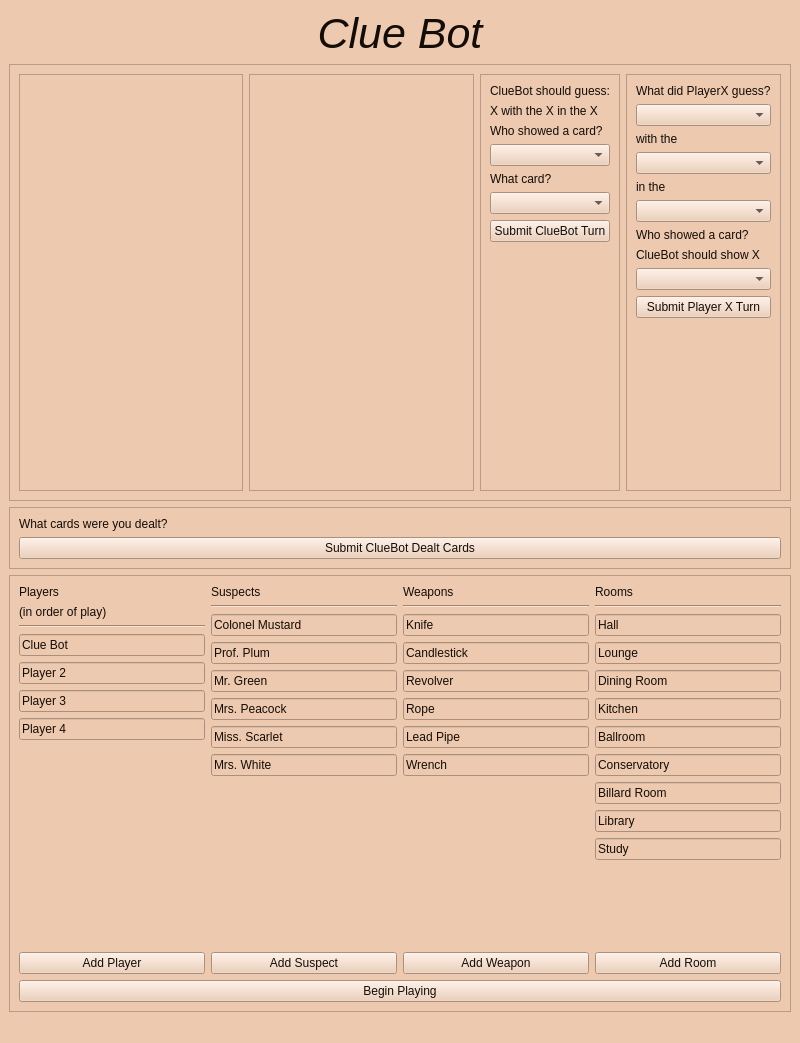
<?xml version="1.0" encoding="UTF-8"?>
<ui version="4.0">
 <class>MainWindow</class>
 <widget class="QMainWindow" name="MainWindow">
  <property name="geometry">
   <rect>
    <x>0</x>
    <y>0</y>
    <width>800</width>
    <height>1043</height>
   </rect>
  </property>
  <property name="windowTitle">
   <string>MainWindow</string>
  </property>
  <property name="styleSheet">
   <string notr="true">background-color: #EDC9AF; /* manilla */
color: #140D07; /* dark brown */</string>
  </property>
  <widget class="QWidget" name="centralwidget">
   <layout class="QVBoxLayout" name="verticalLayout">
    <item>
     <widget class="QLabel" name="titleLbl">
      <property name="maximumSize">
       <size>
        <width>16777215</width>
        <height>50</height>
       </size>
      </property>
      <property name="font">
       <font>
        <family>Tahoma</family>
        <pointsize>32</pointsize>
        <italic>true</italic>
       </font>
      </property>
      <property name="styleSheet">
       <string notr="true"/>
      </property>
      <property name="text">
       <string>Clue Bot</string>
      </property>
      <property name="alignment">
       <set>Qt::AlignCenter</set>
      </property>
     </widget>
    </item>
    <item>
     <widget class="QFrame" name="gamePlayFrame">
      <property name="frameShape">
       <enum>QFrame::StyledPanel</enum>
      </property>
      <property name="frameShadow">
       <enum>QFrame::Raised</enum>
      </property>
      <layout class="QHBoxLayout" name="horizontalLayout">
       <item>
        <widget class="QTableWidget" name="guessCardTable"/>
       </item>
       <item>
        <widget class="QTableWidget" name="previousGuessTable">
         <property name="maximumSize">
          <size>
           <width>16777215</width>
           <height>16777215</height>
          </size>
         </property>
         <property name="font">
          <font>
           <pointsize>10</pointsize>
          </font>
         </property>
        </widget>
       </item>
       <item>
        <widget class="QFrame" name="cluebotPlayFrame">
         <property name="frameShape">
          <enum>QFrame::StyledPanel</enum>
         </property>
         <property name="frameShadow">
          <enum>QFrame::Raised</enum>
         </property>
         <layout class="QVBoxLayout" name="verticalLayout_4">
          <item>
           <widget class="QLabel" name="label_10">
            <property name="text">
             <string>ClueBot should guess:</string>
            </property>
           </widget>
          </item>
          <item>
           <widget class="QLabel" name="label_11">
            <property name="text">
             <string>X with the X in the X</string>
            </property>
           </widget>
          </item>
          <item>
           <widget class="QLabel" name="label_12">
            <property name="text">
             <string>Who showed a card?</string>
            </property>
           </widget>
          </item>
          <item>
           <widget class="QComboBox" name="whoShowedClueBotCmbBox">
            <property name="styleSheet">
             <string notr="true">QComboBox::item:selected { background-color: #FFC69D; }</string>
            </property>
           </widget>
          </item>
          <item>
           <widget class="QLabel" name="label_13">
            <property name="text">
             <string>What card?</string>
            </property>
           </widget>
          </item>
          <item>
           <widget class="QComboBox" name="playerToClueBotCardCmbBox">
            <property name="styleSheet">
             <string notr="true">QComboBox::item:selected { background-color: #FFC69D; }</string>
            </property>
           </widget>
          </item>
          <item>
           <widget class="QPushButton" name="submitClueBotTurnBtn">
            <property name="text">
             <string>Submit ClueBot Turn</string>
            </property>
           </widget>
          </item>
          <item>
           <spacer name="verticalSpacer">
            <property name="orientation">
             <enum>Qt::Vertical</enum>
            </property>
            <property name="sizeHint" stdset="0">
             <size>
              <width>20</width>
              <height>40</height>
             </size>
            </property>
           </spacer>
          </item>
         </layout>
        </widget>
       </item>
       <item>
        <widget class="QFrame" name="otherPlayerPlayFrame">
         <property name="frameShape">
          <enum>QFrame::StyledPanel</enum>
         </property>
         <property name="frameShadow">
          <enum>QFrame::Raised</enum>
         </property>
         <layout class="QVBoxLayout" name="verticalLayout_3">
          <item>
           <widget class="QLabel" name="label">
            <property name="text">
             <string>What did PlayerX guess?</string>
            </property>
           </widget>
          </item>
          <item>
           <widget class="QComboBox" name="playerGuessSuspectCmbBox">
            <property name="styleSheet">
             <string notr="true">QComboBox::item:selected { background-color: #FFC69D; }</string>
            </property>
           </widget>
          </item>
          <item>
           <widget class="QLabel" name="label_6">
            <property name="text">
             <string>with the</string>
            </property>
           </widget>
          </item>
          <item>
           <widget class="QComboBox" name="playerGuessWeaponCmbBox">
            <property name="styleSheet">
             <string notr="true">QComboBox::item:selected { background-color: #FFC69D; }</string>
            </property>
           </widget>
          </item>
          <item>
           <widget class="QLabel" name="label_7">
            <property name="text">
             <string>in the</string>
            </property>
           </widget>
          </item>
          <item>
           <widget class="QComboBox" name="playerGuessRoomCmbBox">
            <property name="styleSheet">
             <string notr="true">QComboBox::item:selected { background-color: #FFC69D; }</string>
            </property>
           </widget>
          </item>
          <item>
           <widget class="QLabel" name="label_8">
            <property name="text">
             <string>Who showed a card?</string>
            </property>
           </widget>
          </item>
          <item>
           <widget class="QLabel" name="label_9">
            <property name="text">
             <string>ClueBot should show X</string>
            </property>
           </widget>
          </item>
          <item>
           <widget class="QComboBox" name="whoShowedCardCmbBox">
            <property name="styleSheet">
             <string notr="true">QComboBox::item:selected { background-color: #FFC69D; }</string>
            </property>
           </widget>
          </item>
          <item>
           <widget class="QPushButton" name="submitTurnBtn">
            <property name="text">
             <string>Submit Player X Turn</string>
            </property>
           </widget>
          </item>
          <item>
           <spacer name="verticalSpacer_3">
            <property name="orientation">
             <enum>Qt::Vertical</enum>
            </property>
            <property name="sizeHint" stdset="0">
             <size>
              <width>20</width>
              <height>40</height>
             </size>
            </property>
           </spacer>
          </item>
         </layout>
        </widget>
       </item>
      </layout>
     </widget>
    </item>
    <item>
     <widget class="QFrame" name="dealtCardsFrame">
      <property name="frameShape">
       <enum>QFrame::StyledPanel</enum>
      </property>
      <property name="frameShadow">
       <enum>QFrame::Raised</enum>
      </property>
      <layout class="QVBoxLayout" name="verticalLayout_5">
       <item>
        <widget class="QLabel" name="dealtCardsPromptLbl">
         <property name="text">
          <string>What cards were you dealt?</string>
         </property>
        </widget>
       </item>
       <item>
        <layout class="QHBoxLayout" name="dealtCardsHbox_2">
         <item>
          <layout class="QVBoxLayout" name="dealtSuspectsVbox"/>
         </item>
         <item>
          <layout class="QVBoxLayout" name="dealtWeaponsVbox"/>
         </item>
         <item>
          <layout class="QVBoxLayout" name="dealtRoomsVbox"/>
         </item>
        </layout>
       </item>
       <item>
        <layout class="QHBoxLayout" name="dealtCardsHbox"/>
       </item>
       <item>
        <widget class="QPushButton" name="submitDealtCardsBtn">
         <property name="text">
          <string>Submit ClueBot Dealt Cards</string>
         </property>
        </widget>
       </item>
      </layout>
     </widget>
    </item>
    <item>
     <widget class="QFrame" name="gameSetupFrame">
      <property name="enabled">
       <bool>true</bool>
      </property>
      <property name="maximumSize">
       <size>
        <width>16777215</width>
        <height>16777215</height>
       </size>
      </property>
      <property name="frameShape">
       <enum>QFrame::StyledPanel</enum>
      </property>
      <property name="frameShadow">
       <enum>QFrame::Raised</enum>
      </property>
      <layout class="QVBoxLayout" name="verticalLayout_2">
       <item>
        <layout class="QHBoxLayout" name="setupHbox">
         <item>
          <layout class="QVBoxLayout" name="playersVbox">
           <item>
            <widget class="QLabel" name="playersLbl">
             <property name="sizePolicy">
              <sizepolicy hsizetype="Preferred" vsizetype="Maximum">
               <horstretch>0</horstretch>
               <verstretch>0</verstretch>
              </sizepolicy>
             </property>
             <property name="maximumSize">
              <size>
               <width>16777215</width>
               <height>16777215</height>
              </size>
             </property>
             <property name="text">
              <string>Players</string>
             </property>
            </widget>
           </item>
           <item>
            <widget class="QLabel" name="orderOfPlayLbl">
             <property name="sizePolicy">
              <sizepolicy hsizetype="Preferred" vsizetype="Maximum">
               <horstretch>0</horstretch>
               <verstretch>0</verstretch>
              </sizepolicy>
             </property>
             <property name="text">
              <string>(in order of play)</string>
             </property>
            </widget>
           </item>
           <item>
            <widget class="Line" name="playerLine">
             <property name="orientation">
              <enum>Qt::Horizontal</enum>
             </property>
            </widget>
           </item>
           <item>
            <layout class="QVBoxLayout" name="playerNamesVbox">
             <item>
              <widget class="QLineEdit" name="lineEdit_3">
               <property name="text">
                <string>Clue Bot</string>
               </property>
              </widget>
             </item>
             <item>
              <widget class="QLineEdit" name="lineEdit_23">
               <property name="text">
                <string>Player 2</string>
               </property>
              </widget>
             </item>
             <item>
              <widget class="QLineEdit" name="lineEdit_24">
               <property name="text">
                <string>Player 3</string>
               </property>
              </widget>
             </item>
             <item>
              <widget class="QLineEdit" name="lineEdit_25">
               <property name="text">
                <string>Player 4</string>
               </property>
              </widget>
             </item>
            </layout>
           </item>
           <item>
            <spacer name="playersSpacer">
             <property name="orientation">
              <enum>Qt::Vertical</enum>
             </property>
             <property name="sizeHint" stdset="0">
              <size>
               <width>20</width>
               <height>40</height>
              </size>
             </property>
            </spacer>
           </item>
           <item>
            <widget class="QPushButton" name="addPlayerBtn">
             <property name="text">
              <string>Add Player</string>
             </property>
            </widget>
           </item>
          </layout>
         </item>
         <item>
          <layout class="QVBoxLayout" name="suspectsVbox">
           <item>
            <widget class="QLabel" name="suspectsLbl">
             <property name="sizePolicy">
              <sizepolicy hsizetype="Preferred" vsizetype="Maximum">
               <horstretch>0</horstretch>
               <verstretch>0</verstretch>
              </sizepolicy>
             </property>
             <property name="maximumSize">
              <size>
               <width>16777215</width>
               <height>16777215</height>
              </size>
             </property>
             <property name="text">
              <string>Suspects</string>
             </property>
            </widget>
           </item>
           <item>
            <widget class="Line" name="suspectsLine">
             <property name="orientation">
              <enum>Qt::Horizontal</enum>
             </property>
            </widget>
           </item>
           <item>
            <layout class="QVBoxLayout" name="suspectNamesVbox">
             <item>
              <widget class="QLineEdit" name="lineEdit">
               <property name="text">
                <string>Colonel Mustard</string>
               </property>
              </widget>
             </item>
             <item>
              <widget class="QLineEdit" name="lineEdit_5">
               <property name="text">
                <string>Prof. Plum</string>
               </property>
              </widget>
             </item>
             <item>
              <widget class="QLineEdit" name="lineEdit_6">
               <property name="text">
                <string>Mr. Green</string>
               </property>
              </widget>
             </item>
             <item>
              <widget class="QLineEdit" name="lineEdit_7">
               <property name="text">
                <string>Mrs. Peacock</string>
               </property>
              </widget>
             </item>
             <item>
              <widget class="QLineEdit" name="lineEdit_8">
               <property name="text">
                <string>Miss. Scarlet</string>
               </property>
              </widget>
             </item>
             <item>
              <widget class="QLineEdit" name="lineEdit_9">
               <property name="text">
                <string>Mrs. White</string>
               </property>
              </widget>
             </item>
            </layout>
           </item>
           <item>
            <spacer name="suspectsSpacer">
             <property name="orientation">
              <enum>Qt::Vertical</enum>
             </property>
             <property name="sizeHint" stdset="0">
              <size>
               <width>20</width>
               <height>40</height>
              </size>
             </property>
            </spacer>
           </item>
           <item>
            <widget class="QPushButton" name="addSuspectBtn">
             <property name="text">
              <string>Add Suspect</string>
             </property>
            </widget>
           </item>
          </layout>
         </item>
         <item>
          <layout class="QVBoxLayout" name="weaponsVbox">
           <item>
            <widget class="QLabel" name="weaponsLbl">
             <property name="sizePolicy">
              <sizepolicy hsizetype="Preferred" vsizetype="Maximum">
               <horstretch>0</horstretch>
               <verstretch>0</verstretch>
              </sizepolicy>
             </property>
             <property name="maximumSize">
              <size>
               <width>16777215</width>
               <height>16777215</height>
              </size>
             </property>
             <property name="text">
              <string>Weapons</string>
             </property>
            </widget>
           </item>
           <item>
            <widget class="Line" name="weaponsLine">
             <property name="orientation">
              <enum>Qt::Horizontal</enum>
             </property>
            </widget>
           </item>
           <item>
            <layout class="QVBoxLayout" name="weaponNamesVbox">
             <item>
              <widget class="QLineEdit" name="lineEdit_2">
               <property name="text">
                <string>Knife</string>
               </property>
              </widget>
             </item>
             <item>
              <widget class="QLineEdit" name="lineEdit_10">
               <property name="text">
                <string>Candlestick</string>
               </property>
              </widget>
             </item>
             <item>
              <widget class="QLineEdit" name="lineEdit_11">
               <property name="text">
                <string>Revolver</string>
               </property>
              </widget>
             </item>
             <item>
              <widget class="QLineEdit" name="lineEdit_12">
               <property name="text">
                <string>Rope</string>
               </property>
              </widget>
             </item>
             <item>
              <widget class="QLineEdit" name="lineEdit_13">
               <property name="text">
                <string>Lead Pipe</string>
               </property>
              </widget>
             </item>
             <item>
              <widget class="QLineEdit" name="lineEdit_14">
               <property name="text">
                <string>Wrench</string>
               </property>
              </widget>
             </item>
            </layout>
           </item>
           <item>
            <spacer name="verticalSpacer_2">
             <property name="orientation">
              <enum>Qt::Vertical</enum>
             </property>
             <property name="sizeHint" stdset="0">
              <size>
               <width>20</width>
               <height>40</height>
              </size>
             </property>
            </spacer>
           </item>
           <item>
            <widget class="QPushButton" name="addWeaponBtn">
             <property name="text">
              <string>Add Weapon</string>
             </property>
            </widget>
           </item>
          </layout>
         </item>
         <item>
          <layout class="QVBoxLayout" name="roomsVbox">
           <item>
            <widget class="QLabel" name="roomsLbl">
             <property name="sizePolicy">
              <sizepolicy hsizetype="Preferred" vsizetype="Maximum">
               <horstretch>0</horstretch>
               <verstretch>0</verstretch>
              </sizepolicy>
             </property>
             <property name="maximumSize">
              <size>
               <width>16777215</width>
               <height>16777215</height>
              </size>
             </property>
             <property name="text">
              <string>Rooms</string>
             </property>
            </widget>
           </item>
           <item>
            <widget class="Line" name="roomsLine">
             <property name="orientation">
              <enum>Qt::Horizontal</enum>
             </property>
            </widget>
           </item>
           <item>
            <layout class="QVBoxLayout" name="roomNamesVbox">
             <item>
              <widget class="QLineEdit" name="lineEdit_16">
               <property name="text">
                <string>Hall</string>
               </property>
              </widget>
             </item>
             <item>
              <widget class="QLineEdit" name="lineEdit_4">
               <property name="text">
                <string>Lounge</string>
               </property>
              </widget>
             </item>
             <item>
              <widget class="QLineEdit" name="lineEdit_15">
               <property name="text">
                <string>Dining Room</string>
               </property>
              </widget>
             </item>
             <item>
              <widget class="QLineEdit" name="lineEdit_17">
               <property name="text">
                <string>Kitchen</string>
               </property>
              </widget>
             </item>
             <item>
              <widget class="QLineEdit" name="lineEdit_18">
               <property name="text">
                <string>Ballroom</string>
               </property>
              </widget>
             </item>
             <item>
              <widget class="QLineEdit" name="lineEdit_19">
               <property name="text">
                <string>Conservatory</string>
               </property>
              </widget>
             </item>
             <item>
              <widget class="QLineEdit" name="lineEdit_20">
               <property name="text">
                <string>Billard Room</string>
               </property>
              </widget>
             </item>
             <item>
              <widget class="QLineEdit" name="lineEdit_21">
               <property name="text">
                <string>Library</string>
               </property>
              </widget>
             </item>
             <item>
              <widget class="QLineEdit" name="lineEdit_22">
               <property name="text">
                <string>Study</string>
               </property>
              </widget>
             </item>
            </layout>
           </item>
           <item>
            <spacer name="roomsSpacer">
             <property name="orientation">
              <enum>Qt::Vertical</enum>
             </property>
             <property name="sizeHint" stdset="0">
              <size>
               <width>20</width>
               <height>40</height>
              </size>
             </property>
            </spacer>
           </item>
           <item>
            <widget class="QPushButton" name="addRoomBtn">
             <property name="text">
              <string>Add Room</string>
             </property>
            </widget>
           </item>
          </layout>
         </item>
        </layout>
       </item>
       <item>
        <widget class="QPushButton" name="playGameBtn">
         <property name="text">
          <string>Begin Playing</string>
         </property>
        </widget>
       </item>
      </layout>
     </widget>
    </item>
   </layout>
  </widget>
  <widget class="QMenuBar" name="menubar">
   <property name="geometry">
    <rect>
     <x>0</x>
     <y>0</y>
     <width>800</width>
     <height>24</height>
    </rect>
   </property>
  </widget>
  <widget class="QStatusBar" name="statusbar"/>
 </widget>
 <resources/>
 <connections/>
</ui>
